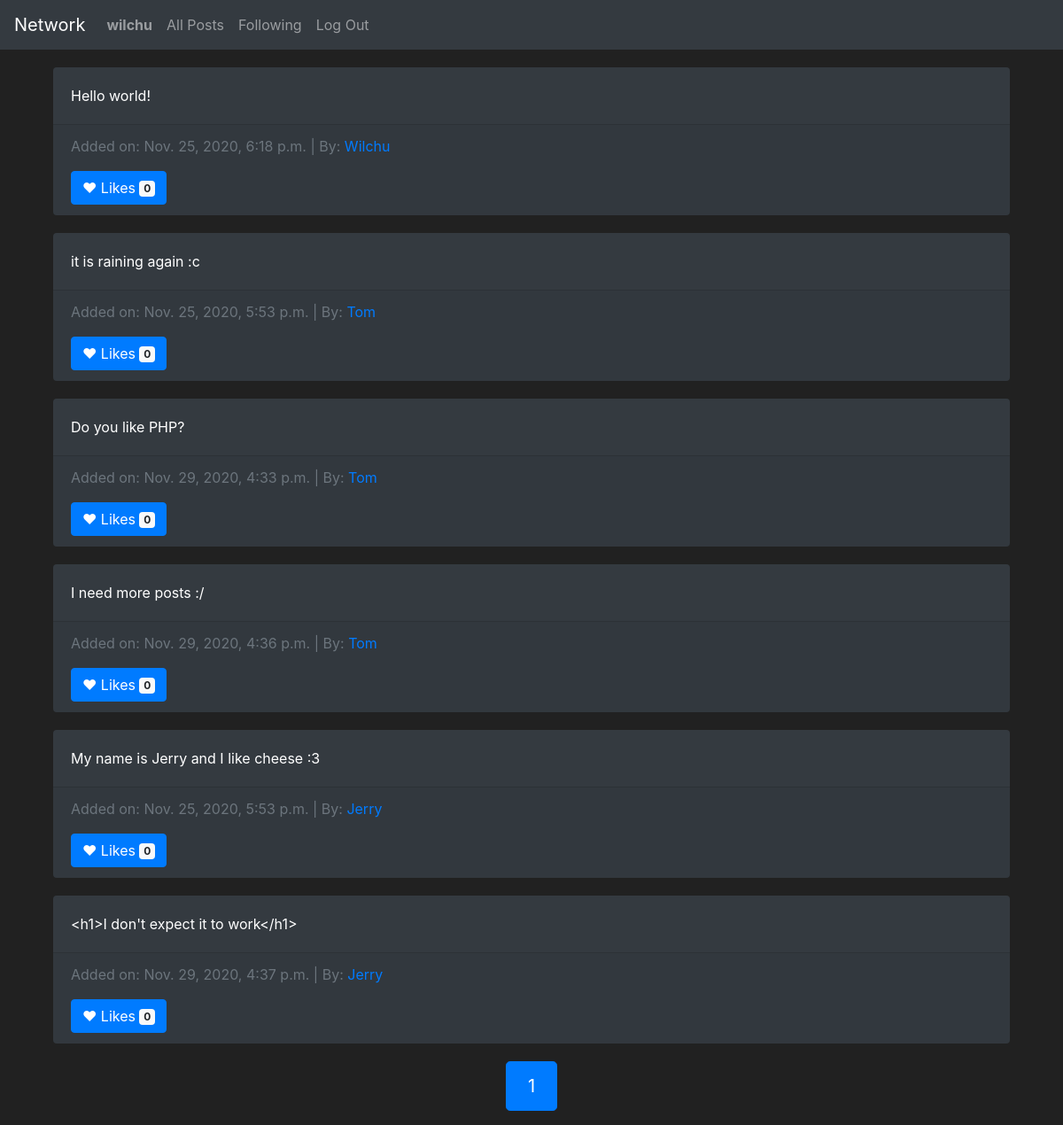
The page /following (signed in) on the database its author committed.
### network/models.py (models this page shows, shortened)
class User(AbstractUser):
    followers = models.IntegerField(default=0)
    following = models.IntegerField(default=0)

class Posts(models.Model):
    post_owner = models.ForeignKey(User, on_delete=models.CASCADE, related_name="post_owner")
    post_content = models.CharField(max_length=2000)
    post_likes = models.IntegerField(default=0)
    post_date = models.DateTimeField(auto_now_add=True)

### network/views.py (the view)
# urls.py: path("following", views.following, name="following"),
def following(request):
    if request.user.is_authenticated:
        followed_people = Follows.objects.filter(follower=request.user).values('target')
        all_posts = Posts.objects.filter(post_owner__in = followed_people)
        page = pagination(request, all_posts, 10)
        return render(request, 'network/following.html', {
            "followers_posts": page
        })
    else:
        return redirect('index')

### network/views.py (called while the page is built)
def pagination(request, data_object, results):
    paginator = Paginator(data_object, results)
    try:
        paginator_result = paginator.page(request.GET.get('page', 1))
    except EmptyPage:
        paginator_result = paginator.page(1)
    return paginator_result

### network/templates/network/following.html (shortened to what this page needs)
{% extends "network/layout.html" %}
{% block body %}
<section>
    <div class="container">
        {% for post in followers_posts %}
        <div class="card bg-dark text-white">
            <div class="card-body">
              <p class="card-text">{{ post.post_content }}</p>
            </div>
            <div class="card-footer text-muted">
              <p>Added on: {{ post.post_date }} | By: <a href="{% url 'profil' post.post_owner.id %}">{{ post.post_owner }}</a></p>
              <button type="button" class="btn btn-primary">
                &hearts; Likes <span class="badge badge-light">{{ post.post_likes }}</span>
              </button>
            </div>
        </div>
        {% empty %}
            <h2>No activity to display</h2>
        {% endfor %}
        <section style="margin-top: 20px;">
          <nav aria-label="Posts pagination">
            <ul class="pagination justify-content-center pagination-lg">
              {% for page in followers_posts.paginator.page_range %}
                <li class="page-item {% if page == followers_posts.number %} active {% endif %}">
                  <a class="page-link" href="{% url 'following' %}?page={{ page }}">{{ page }}</a>
                </li>
              {% endfor %}
            </ul>
          </nav>
        </section>
    </div>
</section>
{% endblock %}

### network/templates/network/layout.html (shortened to what this page needs)
{% load static %}
<!DOCTYPE html>
<html lang="en">
    <head>
        <link rel="stylesheet" href="https://stackpath.bootstrapcdn.com/bootstrap/4.4.1/css/bootstrap.min.css">
        <link href="{% static 'network/styles.css' %}" rel="stylesheet">
    </head>
    <body>
        <nav class="navbar navbar-expand-lg navbar-dark bg-dark">
            <a class="navbar-brand" href="#">Network</a>
            <div>
              <ul class="navbar-nav mr-auto">
                {% if user.is_authenticated %}
                    <li class="nav-item">
                        <a class="nav-link" href="{% url 'profil' user.id %}"><strong>{{ user.username }}</strong></a>
                    </li>
                {% endif %}
                <li class="nav-item">
                  <a class="nav-link" href="{% url 'index' %}">All Posts</a>
                </li>
                {% if user.is_authenticated %}
                    <li class="nav-item">
                        <a class="nav-link" href="{% url 'following' %}">Following</a>
                    </li>
                    <li class="nav-item">
                        <a class="nav-link" href="{% url 'logout' %}">Log Out</a>
                    </li>
                {% endif %}
              </ul>
            </div>
          </nav>
        <div class="body container">
            {% block body %}
            {% endblock %}
        </div>
    </body>
</html>

### network/static/network/styles.css (style rules this page uses)
body { background-color: #212121; color: #fff !important; }
.card { margin-top: 20px; border: none; }
.page-link { color: #fff; background-color: #323232; border-color: #121212; }

### rows shown on the page
User: username "wilchu"
Posts: post_content "Hello world!", post_date "Nov. 25, 2020, 6:18 p.m.", post_owner "Wilchu", post_likes "0"
Posts: post_content "it is raining again :c", post_date "Nov. 25, 2020, 5:53 p.m.", post_owner "Tom", post_likes "0"
Posts: post_content "Do you like PHP?", post_date "Nov. 29, 2020, 4:33 p.m.", post_owner "Tom", post_likes "0"
Posts: post_content "I need more posts :/", post_date "Nov. 29, 2020, 4:36 p.m.", post_owner "Tom", post_likes "0"
Posts: post_content "My name is Jerry and I like cheese :3", post_date "Nov. 25, 2020, 5:53 p.m.", post_owner "Jerry", post_likes "0"
Posts: post_content "<h1>I don't expect it to work</h1>", post_date "Nov. 29, 2020, 4:37 p.m.", post_owner "Jerry", post_likes "0"

### other values the page prints
{{ page }} "1"
